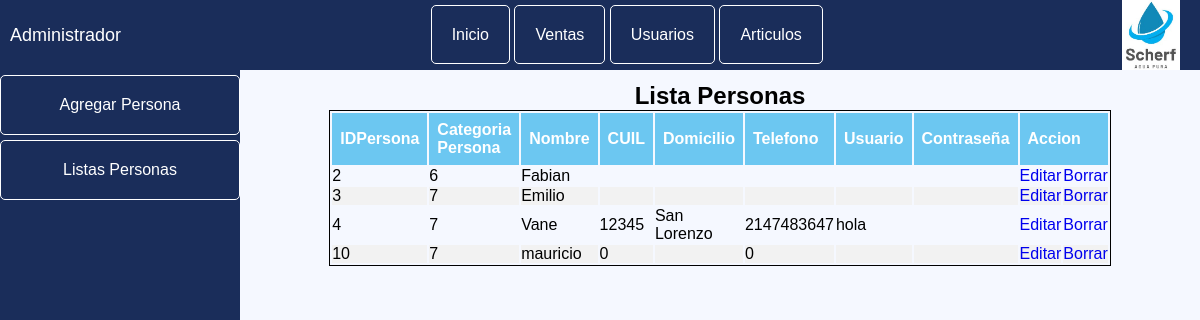
Page /informePersonas.php on the committed database.
### tables this page shows
CREATE TABLE `persona` (
  `IDPERSONA` int(11) NOT NULL,
  `IDCATEGORIAPERSONA` int(11) DEFAULT NULL,
  `NOMBREPERSONA` varchar(20) DEFAULT NULL,
  `CUILPERSONA` int(11) DEFAULT NULL,
  `DOMICILIOPERSONA` varchar(60) DEFAULT NULL,
  `TELEFONOPERSONA` int(11) DEFAULT NULL,
  `USUARIOPERSONA` varchar(256) DEFAULT NULL,
  `CONTRASENAPERSONA` varchar(200) DEFAULT NULL
);

### informePersonas.php (the view, shortened to what this page needs)
<?php
    include('menuUsuarios.php');
    include('conexion.php');
?>
<!DOCTYPE html>
<html lang="en">
<head>
    <link rel="stylesheet" href="css/remito.css">
    <link rel="stylesheet" href="css/universal.css">
</head>
<body>
    <section class="contenedorSeccion">
        <h1>Lista Personas</h1>
        <?php
            $listaPersonas=mysqli_query($conexion, "select * from persona");
        ?>
        <table>
		    <thead>
                <tr>
                    <th>IDPersona</th>
                    <th>Categoria Persona</th>
                    <th>Nombre</th>
                    <th>CUIL</th>
                    <th>Domicilio</th>
                    <th>Telefono</th>
                    <th>Usuario</th>
                    <th>Contraseña</th>
                    <th colspan='2'>Accion</th>
                </tr>
            </thead>
            <tbody>
            <?php
                while ($per=mysqli_fetch_array($listaPersonas)){
            ?>
                <tr>
                    <td><?php echo $per['IDPERSONA'] ?></td>
                    <td><?php echo $per['IDCATEGORIAPERSONA'] ?></td>
                    <td><?php echo $per['NOMBREPERSONA'] ?></td>
                    <td><?php echo $per['CUILPERSONA'] ?></td>
                    <td><?php echo $per['DOMICILIOPERSONA'] ?></td>
                    <td><?php echo $per['TELEFONOPERSONA'] ?></td>
                    <td><?php echo $per['USUARIOPERSONA'] ?></td>
                    <td><?php echo $per['CONTRASENAPERSONA'] ?></td>
                    <td><a href="formularioEditarPersona.php?id='<?php echo $per['IDPERSONA'] ?>'">Editar</a></td>
                    <td><a href="borrarPersona.php?id='<?php echo $per['IDPERSONA'] ?>'">Borrar</a></td>
                </tr>
            <?php } ?>
            </tbody>
        </table>
    </section>
</body>
</html>

### css/universal.css (style rules this page uses)
* { margin: 0; padding: 0; font-family: 'Source Sans 3', sans-serif; text-decoration: none; }
body { height: 100%; width: 100%; background-color: #f5f8ff; }
.contenedorSeccion { height: 100%; width: 80%; margin-left: 20%; margin-top: 1%; }

### css/remito.css (style rules this page uses)
.contenedorSeccion { height: 100%; width: 80%; margin-left: 20%; margin-top: 1%; }
h1 { text-align: center; }
table { width: 70%; margin-left: auto; margin-right: auto; border: black 1px solid; }
th { text-align: left; padding: 8px; background-color: #6cc7f1; color: white; }
tr:nth-child(even) { background-color: #f2f2f2; }

### rows in the picture
persona: IDPERSONA "2", IDCATEGORIAPERSONA "6", NOMBREPERSONA "Fabian"
persona: IDPERSONA "3", IDCATEGORIAPERSONA "7", NOMBREPERSONA "Emilio"
persona: IDPERSONA "4", IDCATEGORIAPERSONA "7", NOMBREPERSONA "Vane", CUILPERSONA "12345", DOMICILIOPERSONA "San Lorenzo", TELEFONOPERSONA "2147483647", USUARIOPERSONA "hola"
persona: IDPERSONA "10", IDCATEGORIAPERSONA "7", NOMBREPERSONA "mauricio", CUILPERSONA "0", TELEFONOPERSONA "0"
